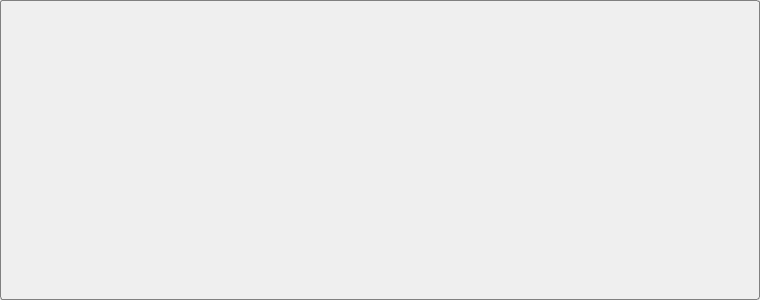
<?xml version="1.0" encoding="UTF-8"?>
<ui version="4.0">
 <class>channel_all_panel</class>
 <widget class="QWidget" name="channel_all_panel">
  <property name="geometry">
   <rect>
    <x>0</x>
    <y>0</y>
    <width>760</width>
    <height>300</height>
   </rect>
  </property>
  <property name="windowTitle">
   <string>Form</string>
  </property>
  <property name="styleSheet">
   <string notr="true">QGroupBox{ 
     border: 1px solid gray; 
     border-radius: 3px; 
 } r</string>
  </property>
  <layout class="QVBoxLayout" name="verticalLayout">
   <property name="spacing">
    <number>2</number>
   </property>
   <property name="leftMargin">
    <number>0</number>
   </property>
   <property name="topMargin">
    <number>0</number>
   </property>
   <property name="rightMargin">
    <number>0</number>
   </property>
   <property name="bottomMargin">
    <number>0</number>
   </property>
   <item>
    <layout class="QHBoxLayout" name="horizontalLayout">
     <item>
      <widget class="QGroupBox" name="groupBox">
       <property name="font">
        <font>
         <family>Arial</family>
         <pointsize>12</pointsize>
         <weight>75</weight>
         <bold>true</bold>
        </font>
       </property>
       <property name="styleSheet">
        <string notr="true">QGroupBox{ 
     border: 1px solid gray; 
     border-radius: 3px; 
 } 
</string>
       </property>
       <property name="title">
        <string/>
       </property>
       <property name="flat">
        <bool>true</bool>
       </property>
      </widget>
     </item>
    </layout>
   </item>
  </layout>
 </widget>
 <resources/>
 <connections/>
</ui>
